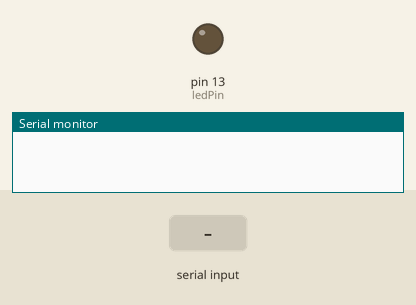
Bench run of a sketch on a simulated Arduino Uno, built with avr-gcc and run on an emulated ATmega328P. Shown: output pins drawn as LEDs (lit = HIGH), the last lines printed to the serial monitor. The inputs (shaded band) are chosen by the test bench.

Above: at 1.2 s.
1.3 s: "ON" received over Serial
At 3.5 s:
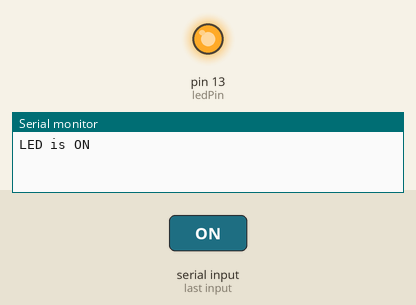
3.8 s: "OFF" received over Serial
At 5.4 s:
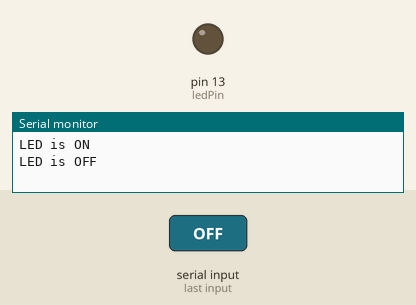
Timing chart, 0 to 6.9 s (numbered marks = the images above; inputs shaded):
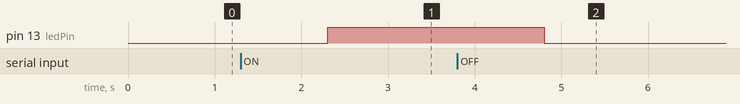

Measured:
- after the input at 1.3 s, pin 13 (ledPin): LOW → HIGH after 1.0 s
- after the input at 3.8 s, pin 13 (ledPin): HIGH → LOW after 1.0 s

The sketch:

BlinkLed.ino
```cpp
int ledPin = 13; // Built-in LED pin to Arduino board

void setup() {
  pinMode(ledPin, OUTPUT);  // Set LED pin as an output
  digitalWrite(ledPin, LOW); // Initialize LED as OFF
  Serial.begin(9600);       // Start serial communication
}

void loop() {
  if (Serial.available() > 0) {         // Check if data is available
    String command = Serial.readString(); // Read the command as a string
    command.trim();                     // Remove extra whitespace/newlines

    if (command == "ON") {
      digitalWrite(ledPin, HIGH);       // Turn LED ON
      Serial.println("LED is ON");     // Send status back to server
    } else if (command == "OFF") {
      digitalWrite(ledPin, LOW);        // Turn LED OFF
      Serial.println("LED is OFF");    // Send status back to server
    } else {
      Serial.println("Invalid Command");
    }
  }
}
```
